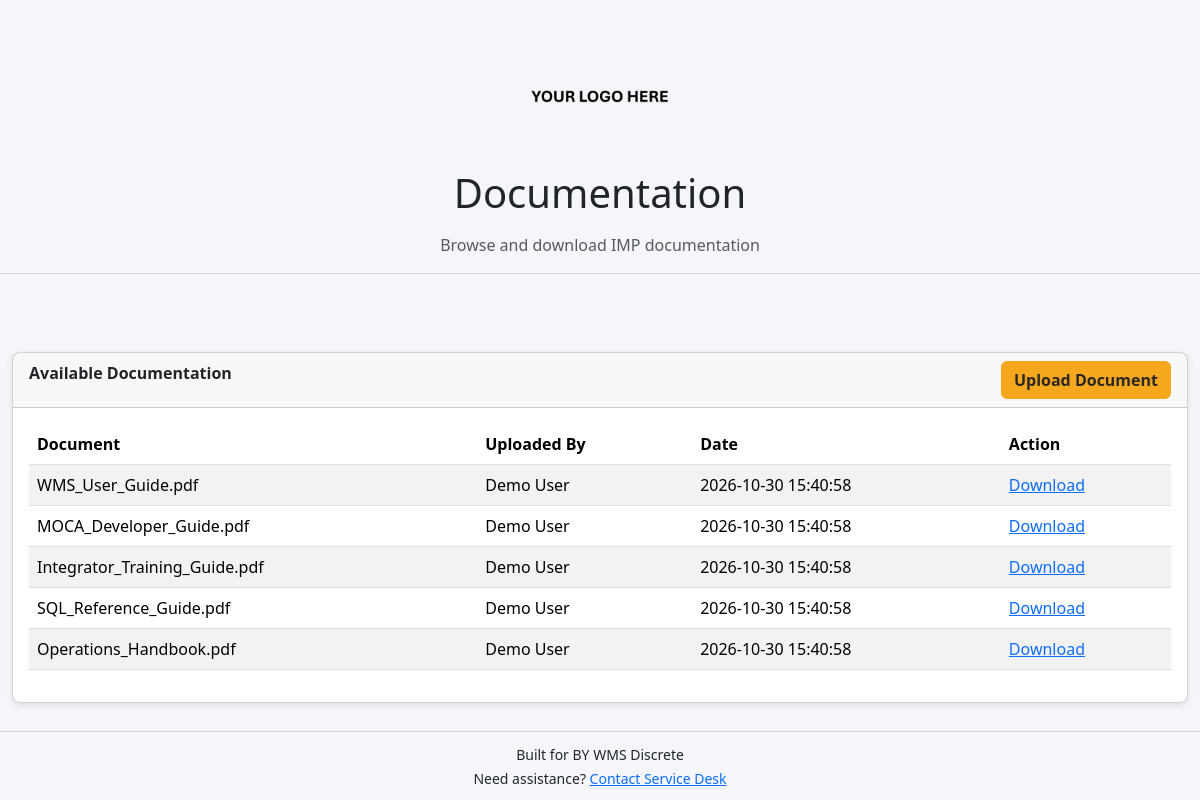
The app's page /documentation with its own data.
### tables this page shows
CREATE TABLE documentation (
    document_id INTEGER PRIMARY KEY AUTOINCREMENT,
    document_name TEXT NOT NULL,
    file_path TEXT NOT NULL,
    uploaded_by TEXT,
    uploaded_date DATETIME DEFAULT CURRENT_TIMESTAMP
);

### app/main.py (the view)
@app.get("/documentation")
def documentation(request: Request):
    conn = sqlite3.connect(database)
    cursor = conn.cursor()
    cursor.execute("""
        SELECT
            document_id,
            document_name,
            uploaded_by,
            uploaded_date,
            file_path
        FROM documentation
        ORDER BY uploaded_date DESC
    """)
    documents = cursor.fetchall()
    conn.close()
    return templates.TemplateResponse(
        request,
        "documentation.html",
        {
            "request": request,
            "documents": documents
        }
    )

### templates/documentation.html (shortened to what this page needs)
{% extends "base.html" %}
{% block page_title %}
Documentation
{% endblock %}
{% block page_subtitle %}
Browse and download IMP documentation
{% endblock %}
{% block content %}
<br><br><br>
<div class="card">
    <div class="card-header d-flex justify-content-between">
        <strong>Available Documentation</strong>
        <a href="/documentation/upload" class="btn btn-warning">
            Upload Document
        </a>
    </div>
    <div class="card-body">
        <table class="table table-striped">
            <thead>
                <tr>
                    <th>Document</th>
                    <th>Uploaded By</th>
                    <th>Date</th>
                    <th>Action</th>
                </tr>
            </thead>
            <tbody>
                {% for document in documents %}
                <tr>
                    <td>{{ document[1] }}</td>
                    <td>{{ document[2] }}</td>
                    <td>{{ document[3] }}</td>
                    <td>
                        <a href="/download-document?file_path={{ document[4] }}">
                            Download
                        </a>
                    </td>
                </tr>
                {% endfor %}
            </tbody>
        </table>
    </div>
</div>
{% endblock %}

### templates/base.html (style rules this page uses)
body { background-color: #f4f6f9; margin: 0; }
.card { box-shadow: 0 2px 6px rgba(0, 0, 0, .1); border-radius: 8px; }
.btn { background-color: #F5A81D; border-color: #F5A81D; color: rgb(44, 39, 39); font-weight: bold; }

### records on screen
documentation: document_name "WMS_User_Guide.pdf", uploaded_by "Demo User", uploaded_date "2026-10-30 15:40:58"
documentation: document_name "MOCA_Developer_Guide.pdf", uploaded_by "Demo User", uploaded_date "2026-10-30 15:40:58"
documentation: document_name "Integrator_Training_Guide.pdf", uploaded_by "Demo User", uploaded_date "2026-10-30 15:40:58"
documentation: document_name "SQL_Reference_Guide.pdf", uploaded_by "Demo User", uploaded_date "2026-10-30 15:40:58"
documentation: document_name "Operations_Handbook.pdf", uploaded_by "Demo User", uploaded_date "2026-10-30 15:40:58"
